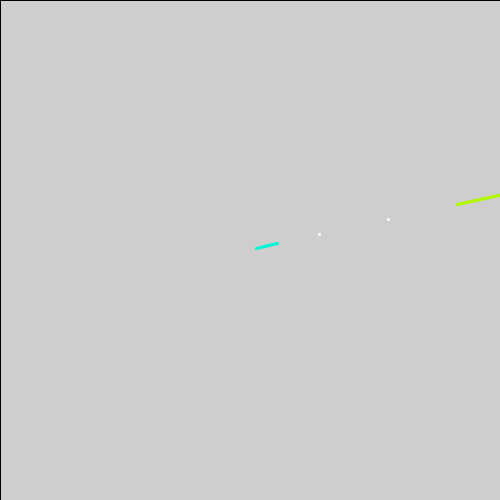
Frame 1 (no input)
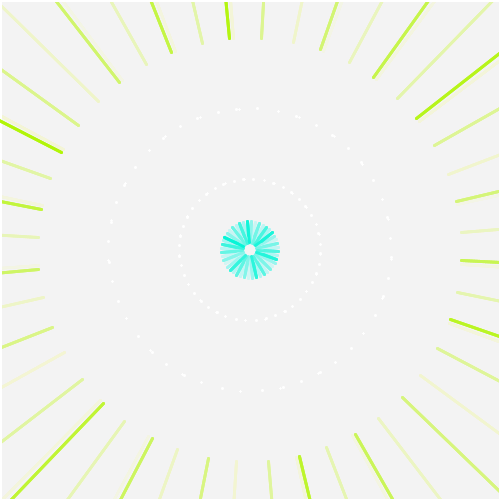
Frame 60 (the mouse pressed at the canvas centre just before this capture)
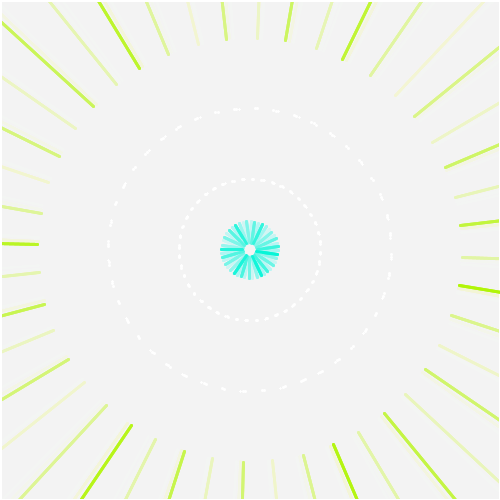
Frame 120 (the mouse held since frame 60 and released just before this capture)

The Processing sketch that drew these frames (run headless with seeded random() and noise(); from frame 60 on, the mouse is pressed at the canvas centre):

// Processing sketch: manuelas11e01
// ── manuelas11e01.pde
Manuela m; 

void setup() {
  size(500, 500);
  m = new Manuela ();
}

void draw() {
  fill(255,10);
  rect(0,0,500,500);
  m.giro(5,frameCount * -1);
  m.giro(10,frameCount * -1);
}
// ── Manuela.pde
class Manuela {
  float x, y;
  
  Manuela () {
    x = 10;
    y = 20;
    
  }
  
  void giro (float amt, float a) {
  x = amt;
  pushMatrix();
  translate(250,250);
  rotate(a);
  
  stroke(#07F5D7);
  strokeWeight(3);
  line(x,x,y,y);
  stroke(#B1F507);
  line(x*100,x*100,150,150);
  stroke(255);
  point(x*10,x*10);
  popMatrix();
  }
  
  
}
